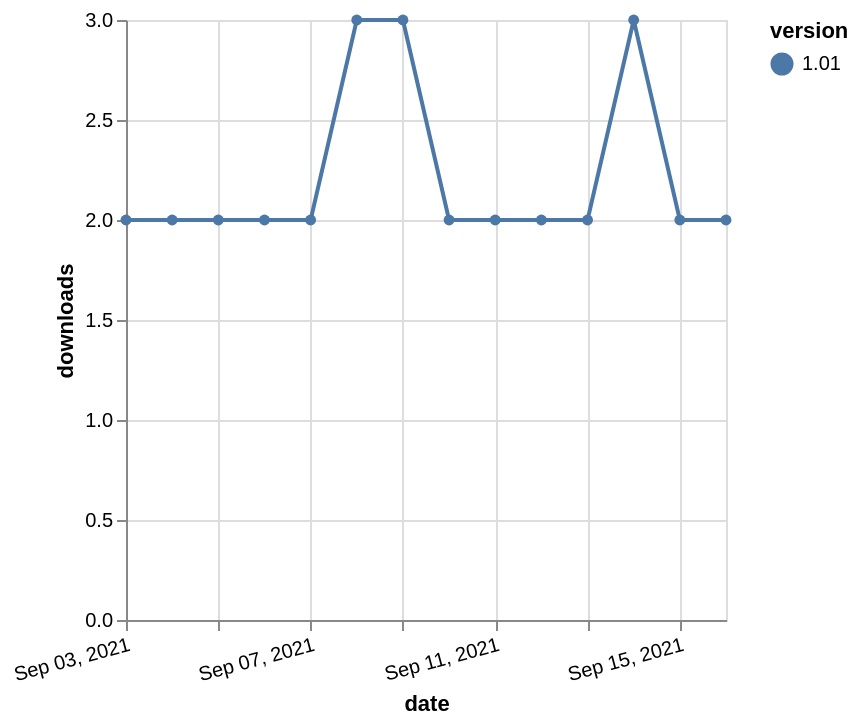

Describe this chart as a Vega-Lite specification.
### Vega-Lite specification from a JSON file in a GitHub repository (floating-point values rounded to 4 significant figures)
{"$schema": "https://vega.github.io/schema/vega-lite/v5.json", "description": "A simple bar chart with embedded data.", "data": {"values": [{"date": "2021-09-03", "total": 3559, "delta": 2, "version": "1.01"}, {"date": "2021-09-04", "total": 3561, "delta": 2, "version": "1.01"}, {"date": "2021-09-05", "total": 3563, "delta": 2, "version": "1.01"}, {"date": "2021-09-06", "total": 3565, "delta": 2, "version": "1.01"}, {"date": "2021-09-07", "total": 3567, "delta": 2, "version": "1.01"}, {"date": "2021-09-08", "total": 3570, "delta": 3, "version": "1.01"}, {"date": "2021-09-09", "total": 3573, "delta": 3, "version": "1.01"}, {"date": "2021-09-10", "total": 3575, "delta": 2, "version": "1.01"}, {"date": "2021-09-11", "total": 3577, "delta": 2, "version": "1.01"}, {"date": "2021-09-12", "total": 3579, "delta": 2, "version": "1.01"}, {"date": "2021-09-13", "total": 3581, "delta": 2, "version": "1.01"}, {"date": "2021-09-14", "total": 3584, "delta": 3, "version": "1.01"}, {"date": "2021-09-15", "total": 3586, "delta": 2, "version": "1.01"}, {"date": "2021-09-16", "total": 3588, "delta": 2, "version": "1.01"}]}, "width": "container", "mark": {"type": "line", "point": {"filled": true}}, "encoding": {"x": {"field": "date", "type": "temporal", "timeUnit": "yearmonthdate", "title": "date", "axis": {"labelAngle": -15}}, "y": {"field": "delta", "type": "quantitative", "title": "downloads"}, "color": {"field": "version", "type": "nominal"}, "tooltip": {"field": "delta"}}}
